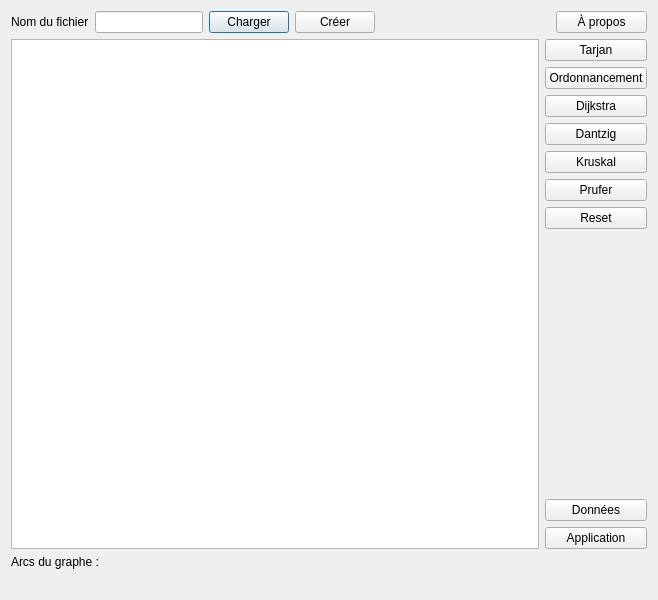
<?xml version="1.0" encoding="UTF-8"?>
<ui version="4.0">
 <class>mainwindow</class>
 <widget class="QDialog" name="mainwindow">
  <property name="geometry">
   <rect>
    <x>0</x>
    <y>0</y>
    <width>658</width>
    <height>600</height>
   </rect>
  </property>
  <property name="windowTitle">
   <string>Algorithme sur les graphes</string>
  </property>
  <layout class="QVBoxLayout" name="verticalLayout_4">
   <item>
    <layout class="QHBoxLayout" name="horizontalLayout">
     <item>
      <layout class="QHBoxLayout" name="horizontalLayout_2">
       <item>
        <widget class="QLabel" name="label">
         <property name="text">
          <string>Nom du fichier</string>
         </property>
        </widget>
       </item>
       <item>
        <widget class="QLineEdit" name="nomFichier"/>
       </item>
       <item>
        <widget class="QPushButton" name="btnLoad">
         <property name="text">
          <string>Charger</string>
         </property>
        </widget>
       </item>
      </layout>
     </item>
     <item>
      <widget class="QPushButton" name="btnCreate">
       <property name="text">
        <string>Créer</string>
       </property>
      </widget>
     </item>
     <item>
      <spacer name="horizontalSpacer">
       <property name="orientation">
        <enum>Qt::Horizontal</enum>
       </property>
       <property name="sizeHint" stdset="0">
        <size>
         <width>40</width>
         <height>20</height>
        </size>
       </property>
      </spacer>
     </item>
     <item>
      <widget class="QLabel" name="lblType">
       <property name="text">
        <string/>
       </property>
      </widget>
     </item>
     <item>
      <spacer name="horizontalSpacer_2">
       <property name="orientation">
        <enum>Qt::Horizontal</enum>
       </property>
       <property name="sizeHint" stdset="0">
        <size>
         <width>40</width>
         <height>20</height>
        </size>
       </property>
      </spacer>
     </item>
     <item>
      <widget class="QPushButton" name="btnAPropos">
       <property name="minimumSize">
        <size>
         <width>91</width>
         <height>21</height>
        </size>
       </property>
       <property name="text">
        <string>À propos</string>
       </property>
      </widget>
     </item>
    </layout>
   </item>
   <item>
    <layout class="QHBoxLayout" name="horizontalLayout_3">
     <item>
      <widget class="QGraphicsView" name="graphicsViewGraphe"/>
     </item>
     <item>
      <layout class="QVBoxLayout" name="verticalLayout_3">
       <item>
        <layout class="QVBoxLayout" name="verticalLayout">
         <item>
          <widget class="QPushButton" name="btnTarjan">
           <property name="text">
            <string>Tarjan</string>
           </property>
          </widget>
         </item>
         <item>
          <widget class="QPushButton" name="btnOrdonnancement">
           <property name="text">
            <string>Ordonnancement</string>
           </property>
          </widget>
         </item>
         <item>
          <widget class="QPushButton" name="btnDijkstra">
           <property name="text">
            <string>Dijkstra</string>
           </property>
          </widget>
         </item>
         <item>
          <widget class="QPushButton" name="btnDantzig">
           <property name="text">
            <string>Dantzig</string>
           </property>
          </widget>
         </item>
         <item>
          <widget class="QPushButton" name="btnKruskal">
           <property name="text">
            <string>Kruskal</string>
           </property>
          </widget>
         </item>
         <item>
          <widget class="QPushButton" name="btnPrufer">
           <property name="text">
            <string>Prufer</string>
           </property>
          </widget>
         </item>
        </layout>
       </item>
       <item>
        <layout class="QVBoxLayout" name="verticalLayout_2">
         <item>
          <widget class="QPushButton" name="btnReset">
           <property name="text">
            <string>Reset</string>
           </property>
          </widget>
         </item>
         <item>
          <spacer name="verticalSpacer">
           <property name="orientation">
            <enum>Qt::Vertical</enum>
           </property>
           <property name="sizeHint" stdset="0">
            <size>
             <width>20</width>
             <height>40</height>
            </size>
           </property>
          </spacer>
         </item>
         <item>
          <widget class="QPushButton" name="btnData">
           <property name="text">
            <string>Données</string>
           </property>
          </widget>
         </item>
         <item>
          <widget class="QPushButton" name="btnAppli">
           <property name="text">
            <string>Application</string>
           </property>
          </widget>
         </item>
        </layout>
       </item>
      </layout>
     </item>
    </layout>
   </item>
   <item>
    <widget class="QLabel" name="label_2">
     <property name="text">
      <string>Arcs du graphe :</string>
     </property>
    </widget>
   </item>
   <item>
    <widget class="QLabel" name="lblArcs">
     <property name="text">
      <string/>
     </property>
    </widget>
   </item>
  </layout>
 </widget>
 <resources/>
 <connections/>
</ui>
